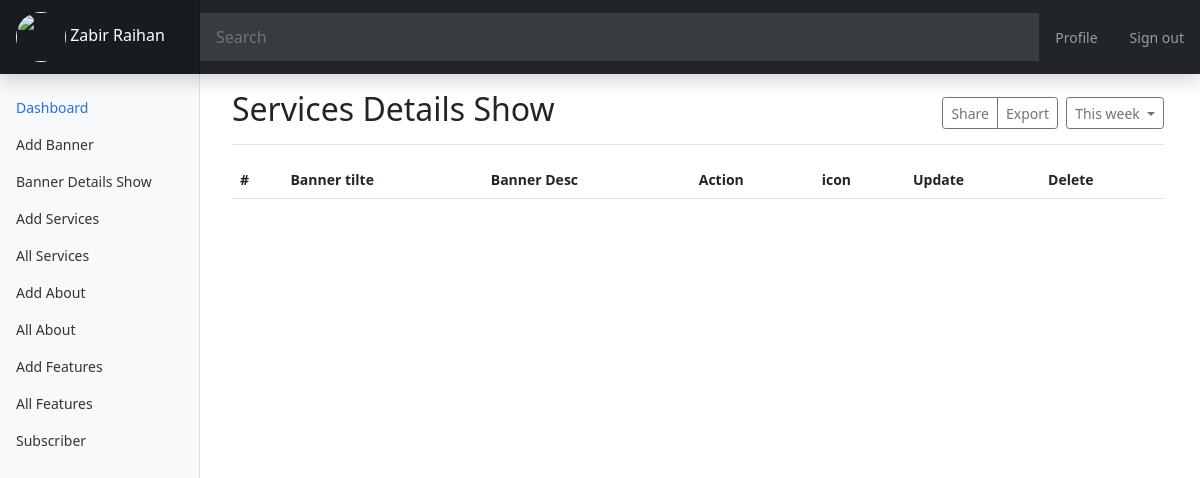
/dashboard/AllServices.php (signed in), run on an earlier commit of the app's database.
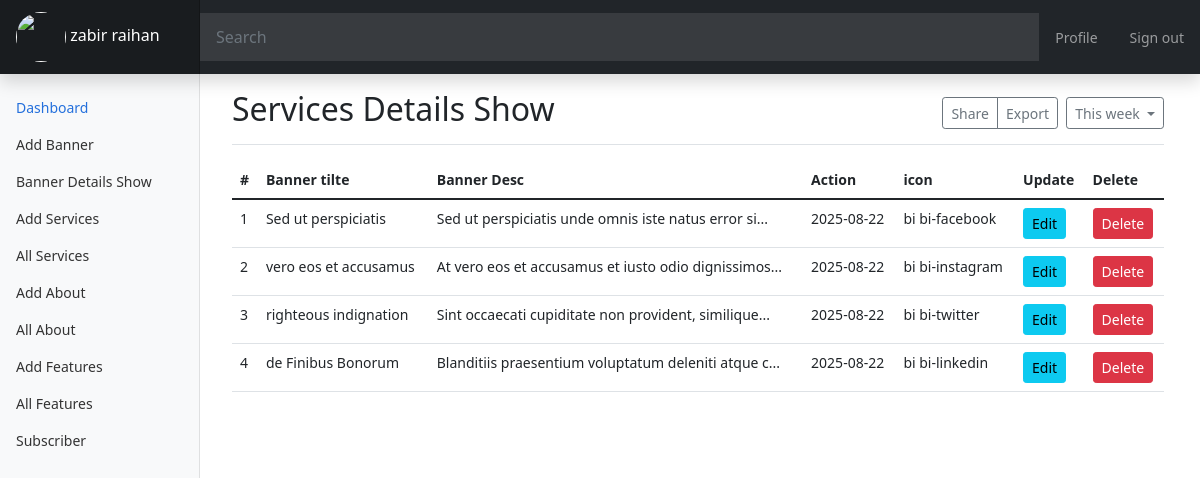
And on a later commit of the database.
### tables this page shows
CREATE TABLE `services` (
  `id` int(11) NOT NULL,
  `icon` varchar(256) NOT NULL,
  `title` varchar(256) NOT NULL,
  `details` longtext NOT NULL,
  `time` date NOT NULL
);

### dashboard/AllServices.php (the view, shortened to what this page needs)
<?php
include "./inc/Header.php";
include_once "./inc/SideMenu.php";
include_once "../inc/env.php";
$select = "SELECT * FROM services";
$query = mysqli_query($conn, $select);
$fetch = mysqli_fetch_all($query, 1);
?>
<main class="col-md-9 ms-sm-auto col-lg-10 px-md-4">
    <div class="d-flex justify-content-between flex-wrap flex-md-nowrap align-items-center pt-3 pb-2 mb-3 border-bottom">
        <h1 class="h2">Services Details Show</h1>
        <div class="btn-toolbar mb-2 mb-md-0">
            <div class="btn-group me-2">
                <button type="button" class="btn btn-sm btn-outline-secondary">
                    Share
                </button>
                <button type="button" class="btn btn-sm btn-outline-secondary">
                    Export
                </button>
            </div>
            <button type="button" class="btn btn-sm btn-outline-secondary dropdown-toggle">
                This week
            </button>
        </div>
    </div>
    <table class="table">
        <thead>
            <tr>
                <th scope="col">#</th>
                <th scope="col">Banner tilte</th>
                <th scope="col">Banner Desc</th>
                <th scope="col">Action</th>
                <th scope="col">icon</th>
                <th scope="col">Update</th>
                <th scope="col">Delete</th>
            </tr>
        </thead>
        <tbody>
            <?php
            foreach ($fetch as $item => $data) {
            ?>
                <tr>
                    <td><?= ++$item ?></td>
                    <td><?= $data['title'] ?></td>
                    <td>
                        <?php
                        if (strlen($data['details']) > 80) {
                            echo substr($data['details'], 0, 50) . "...";
                        } else {
                            echo $data['details'];
                        }
                        ?>
                    </td>
                    <td><?=$data['time']?></td>
                    <td><?=$data['icon']?></td>
                    <td>
                         <a href="./Edit.php?id=<?=$data['id']?>" class="btn btn-info btn-sm">Edit</a>
                    </td>
                    <td>
                    <a href="./controller/Delete.php?id=<?=$data['id']?>" class="btn btn-danger btn-sm">Delete</a>
                    </td>
                </tr>
            <?php
            }
            ?>
        </tbody>
    </table>
        <?php
        require_once "./inc/footer.php";
        ?>

### dashboard/inc/Header.php (shortened to what this page needs)
<!DOCTYPE html>
<html lang="en">
<head>
  <link href="https://cdn.jsdelivr.net/npm/bootstrap@5.2.0/dist/css/bootstrap.min.css" rel="stylesheet">
  <link href="https://cdn.jsdelivr.net/npm/bootstrap@5.1.3/dist/css/bootstrap.min.css" rel="stylesheet">
  <link rel="stylesheet" href="https://cdn.jsdelivr.net/npm/bootstrap-icons@1.8.1/font/bootstrap-icons.css">
  <link rel="stylesheet" href="./css/bootstrapicons-iconpicker.min.css">
  <link rel="stylesheet" href="https://cdnjs.cloudflare.com/ajax/libs/font-awesome/4.7.0/css/font-awesome.min.css" />
  <link rel="stylesheet" href="./css/richtext.min.css">
  <link href="./css/dashboard.css" rel="stylesheet" />
</head>
<body>
  <header class="navbar navbar-dark sticky-top bg-dark flex-md-nowrap p-0 shadow">
    <a class="navbar-brand col-md-3 col-lg-2 me-0 px-3 fs-6" href="">
      <img src="<?= '../uploads/' .  $_SESSION['auth']['files'] ?>" alt="" style="width:50px ; height:50px;border-radius: 50%; object-fit:cover;object-position:center;">
      <?= $_SESSION['auth']['name'] ?></a>
    <input class="form-control form-control-dark w-100 rounded-0 border-0" type="text" placeholder="Search" aria-label="Search" />
    <div class="navbar-nav">
      <div class="nav-item text-nowrap d-flex">
        <a class="nav-link px-3" href="./profile.php">Profile</a>
        <a class="nav-link px-3" href="../controller/delete.php">Sign out</a>
      </div>
    </div>
  </header>

What changed in the data, as far as the page shows it:
added services: title "Sed ut perspiciatis", details "Sed ut perspiciatis unde omnis iste natus error si", time "2025-08-22", icon "bi bi-facebook"
added services: title "vero eos et accusamus", details "At vero eos et accusamus et iusto odio dignissimos", time "2025-08-22", icon "bi bi-instagram"
added services: title "righteous indignation", details "Sint occaecati cupiditate non provident, similique", time "2025-08-22", icon "bi bi-twitter"
added services: title "de Finibus Bonorum", details "Blanditiis praesentium voluptatum deleniti atque c", time "2025-08-22", icon "bi bi-linkedin"
Also different on the page:
$_SESSION['auth']['name']: "Zabir Raihan" → "zabir raihan"
